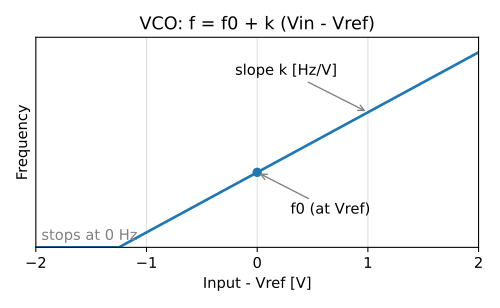

Python code for this plot:
# SPDX-License-Identifier: MIT
"""Frequency of the VCO against the input: f = f0 + k (Vin - Vref), not below 0."""
import sys
import pathlib

import matplotlib.pyplot as plt
import numpy as np

sys.path.insert(0, str(pathlib.Path(__file__).resolve().parents[2] / "tools"))
from figures import save  # noqa: E402

v = np.linspace(-2, 2, 401)            # input - Vref [V]
f0, k = 1.0, 0.8
f = np.clip(f0 + k * v, 0, None)
fig, ax = plt.subplots(figsize=(5.2, 3.2))
ax.plot(v, f, lw=2)
ax.plot(0, f0, "o", color="C0")
ax.annotate("f0 (at Vref)", (0, f0), (0.3, 0.45), arrowprops=dict(arrowstyle="->", color="gray"))
ax.annotate("slope k [Hz/V]", (1.0, f0 + k), (-0.2, 2.3), arrowprops=dict(arrowstyle="->", color="gray"))
ax.text(-1.95, 0.1, "stops at 0 Hz", color="gray")
ax.set_xlim(-2, 2)
ax.set_ylim(0, 2.8)
ax.set_xticks([-2, -1, 0, 1, 2])
ax.set_yticks([])
ax.set_xlabel("Input - Vref [V]")
ax.set_ylabel("Frequency")
ax.set_title("VCO: f = f0 + k (Vin - Vref)")
fig.tight_layout()
save(fig, pathlib.Path(__file__).with_name("response.svg"))
